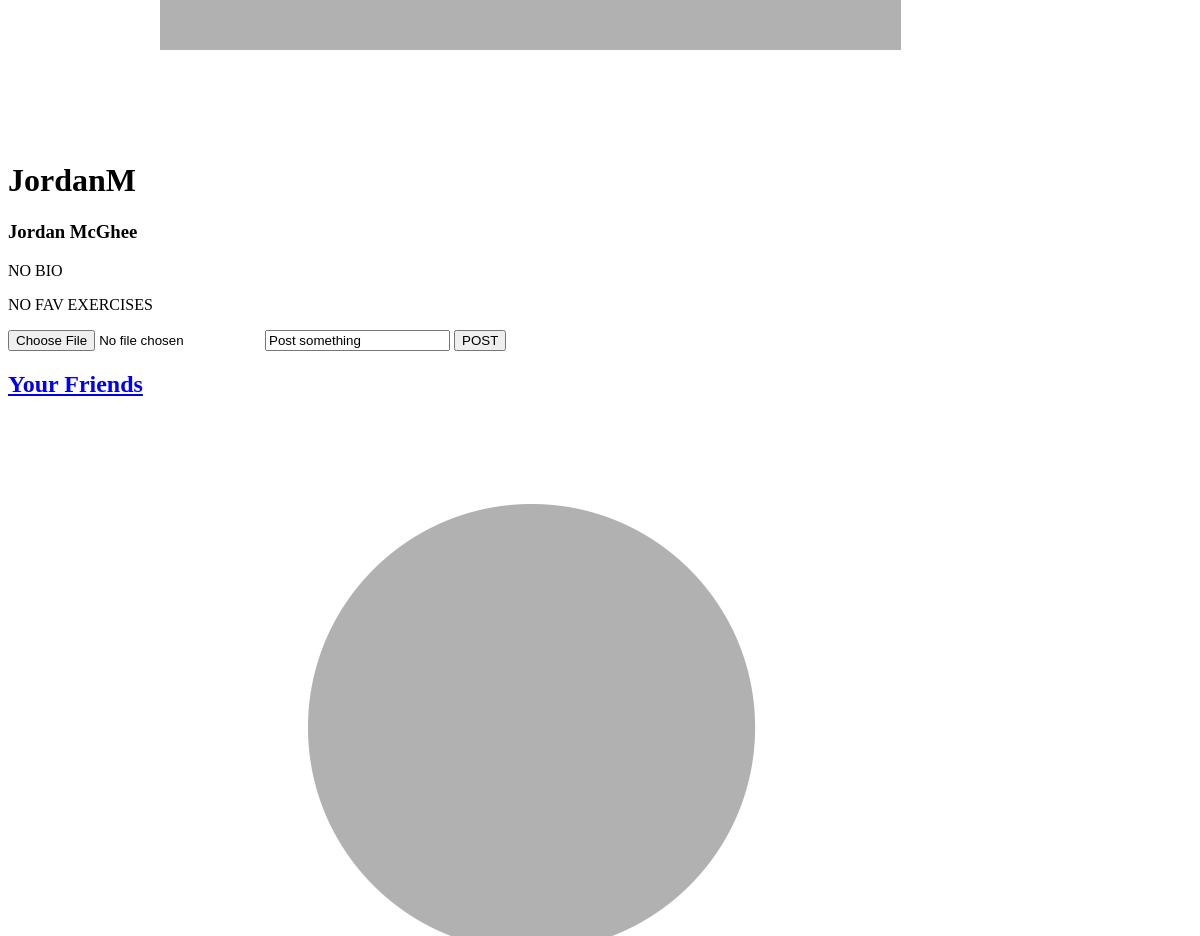
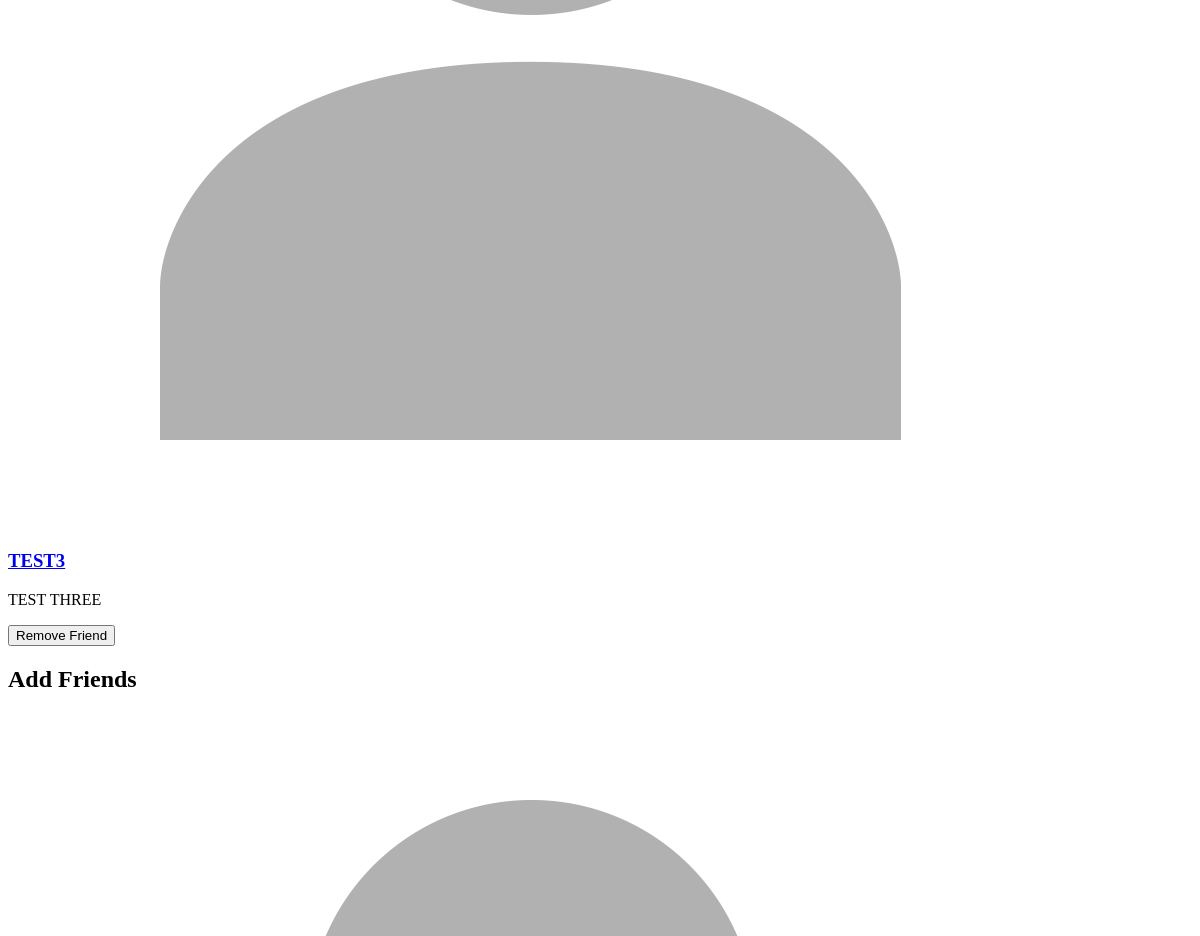
The app's page /swolemates/user/JordanM (signed in, middle part), older data (2 pictures, top to bottom).
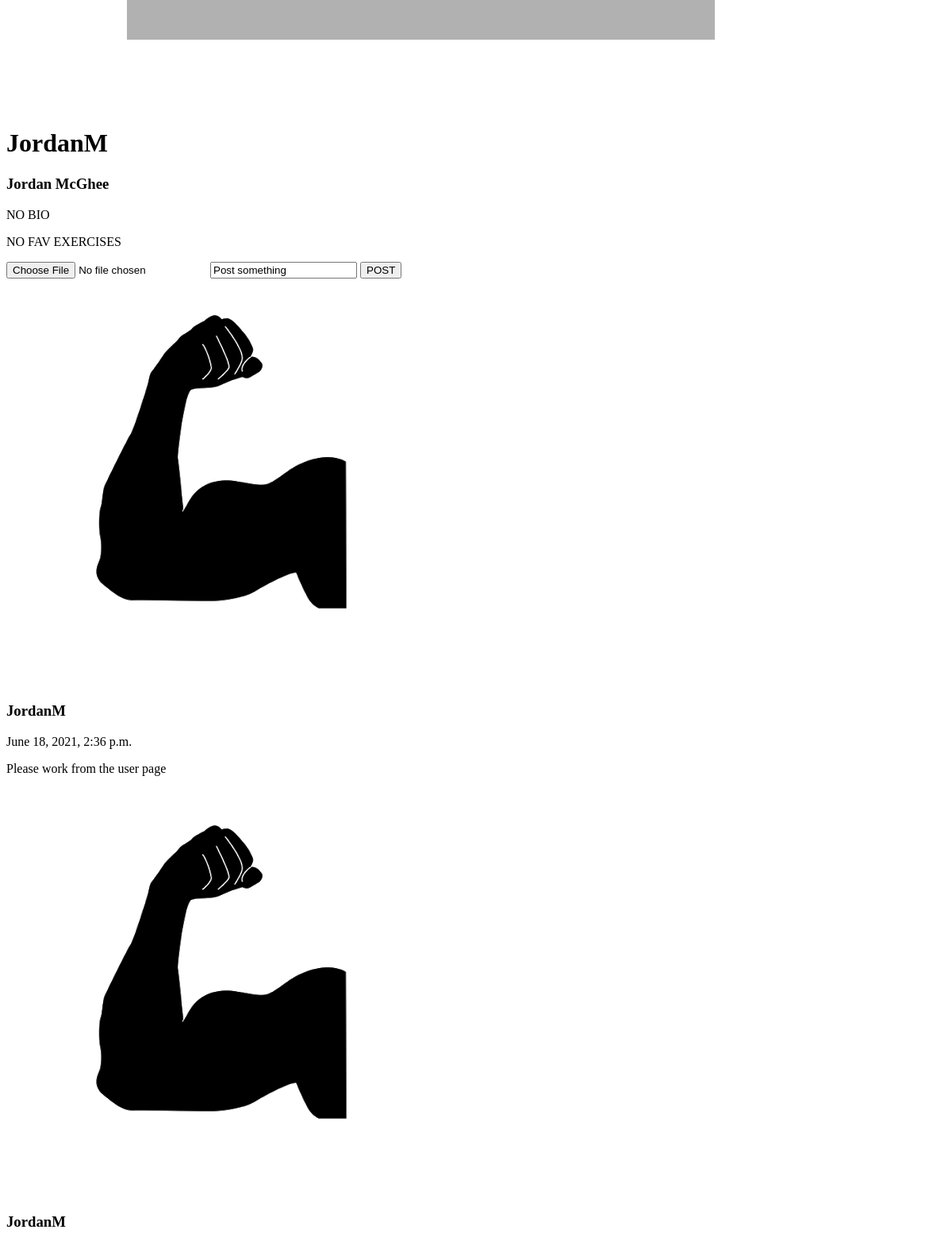
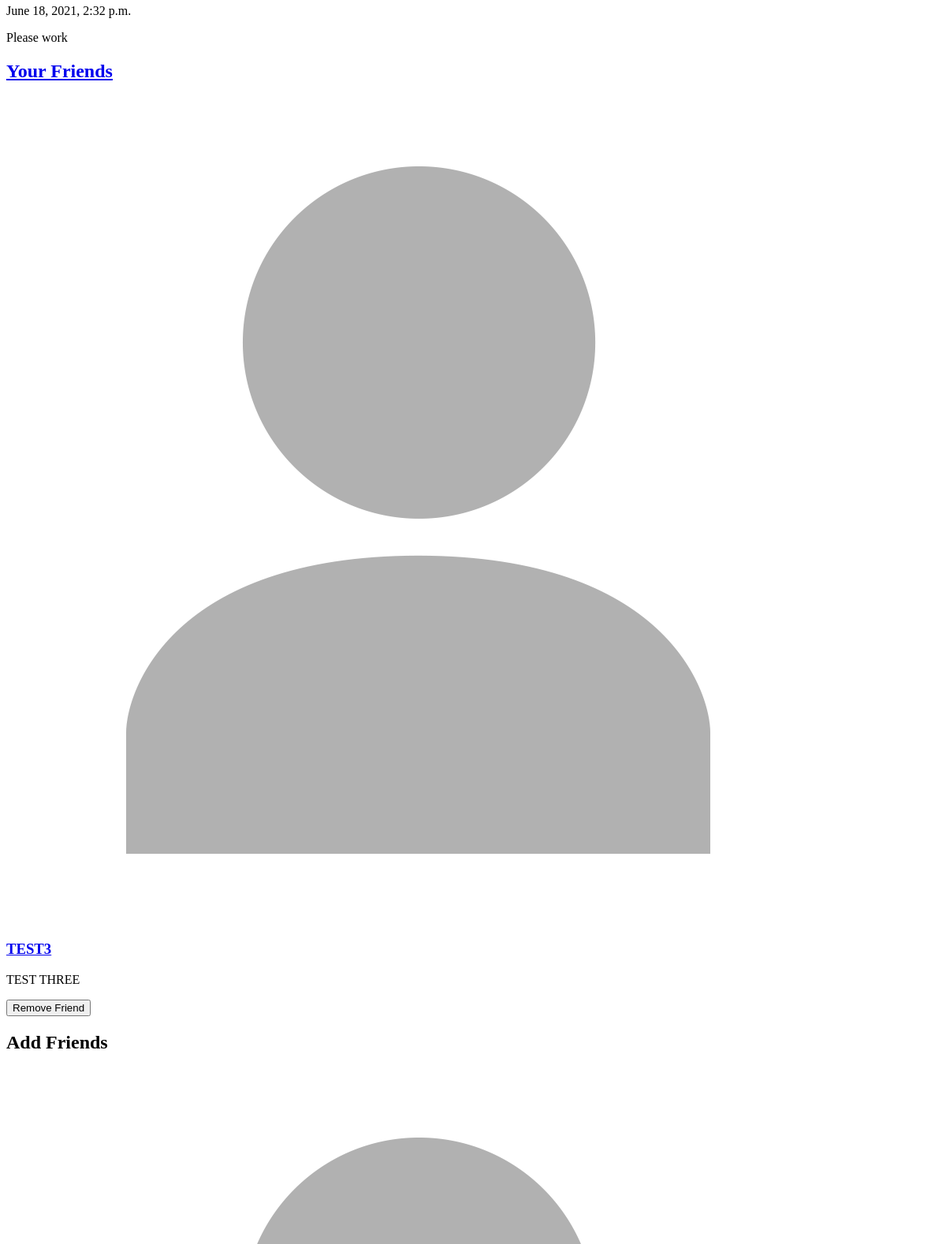
The same page, newer data (2 pictures, top to bottom).
### swolemates_app/models.py (models this page shows, shortened)
class User(models.Model):
    first_name = models.CharField(max_length = 50)
    last_name = models.CharField(max_length = 50)
    username = models.CharField(max_length=45, unique=True)
    email = models.EmailField(unique=True)
    password = models.CharField(max_length = 60)
    profile_photo = models.ImageField(default='default.png', upload_to = "images/")
    bio = models.TextField(blank=True, null=True)
    fav_exercises = models.TextField(blank=True, null=True)
    objects = UserManager()
    friends = models.ManyToManyField('self', blank=True)
    created_at = models.DateTimeField(auto_now_add=True)
    updated_at = models.DateTimeField(auto_now=True)
    def __str__(self):
        return self.username

class Post(models.Model):
    content = models.TextField()
    image = models.ImageField(null=True, blank=True, upload_to = "images/")
    posted_by = models.ForeignKey(User, related_name="posts", on_delete=models.CASCADE)
    liked_by = models.ManyToManyField(User, related_name="liked_posts", blank=True)
    objects = PostCommentManager()
    created_at = models.DateTimeField(auto_now_add=True)
    updated_at = models.DateTimeField(auto_now=True)

### swolemates_app/views.py (the view)
# urls.py: path('swolemates/user/<str:username>', views.profile),
def profile(request, username):
    user = User.objects.get(id=request.session['user_id'])
    profile = User.objects.get(username=username)
    user_sent_friend_requests = Friend_Request.objects.filter(sender = user)
    user_received_friend_requests = Friend_Request.objects.filter(receiver = user)
    user_sent_request_usernames = []
    user_sent_request_objects = []
    user_received_request_usernames = []
    user_received_request_objects = []
    for i in range(len(user_sent_friend_requests)):
        user_sent_request_usernames.append(user_sent_friend_requests[i].receiver)
        user_sent_request_objects.append(User.objects.get(username=user_sent_friend_requests[i].receiver))
    print(f"{user.username} has sent requests to the following users: {user_sent_request_usernames}")
    for i in range(len(user_received_friend_requests)):
        user_received_request_usernames.append(user_received_friend_requests[i].sender)
        user_received_request_objects.append(user_received_friend_requests[i].sender)
    print(f"{user.username} has received requests from the following users: {user_received_request_usernames}. Objects: {user_received_request_objects}")
    context = {
        "user": user,
        "profile": profile,
        "posts": profile.posts.all(),
        "user_friends": user.friends.all(),
        "profile_friends": profile.friends.all(),
        "all_others": User.objects.exclude(id=user.id),
        "profile_workouts": profile.workouts.all(),
        "user_friend_requests": user_received_request_objects,
        "user_sent_requests": user_sent_request_objects
    }
    return render(request, "profile.html", context)

### swolemates_app/templates/profile.html (shortened to what this page needs)
<!DOCTYPE html>
<html lang="en">
<head>
    {% load static %}
</head>
<body>
    <div id="profile_left">
        <img src='/media/images/{{profile.profile_photo}}' alt = "ur screwed">
        <h1>{{profile.username}}</h1>
        <h3>{{profile.first_name}} {{profile.last_name}}</h3>
        {% if profile.bio %}
            <p>{{profile.bio}}</p>
        {% else %}
            <p>NO BIO</p>
        {% endif %}
        {% if profile.fav_exercises %}
            <p>{{profile.fav_exercises}}</p>
        {% else %}
            <p>NO FAV EXERCISES</p>
        {% endif %}
    </div>
    <div id="profile_main">
        {% if user == profile %}
            <div id="make_post">
                <form action="{{user.username}}/profile_post_create" method="POST" enctype="multipart/form-data">
                    <input type="file" name="image">
                    <input type="text" value="Post something" name="content">
                    <input type="submit" value="POST">
                </form>
            </div>
        {% endif %}
        <div id="post_wrapper">
            {% for post in posts reversed %}
                <div class="post">
                    <img src="/media/{{post.image}}" alt="{{post.posted_by}} image">
                    <h3>{{ post.posted_by }}</h3>
                    <p>{{ post.created_at }}</p>
                    <p>{{ post.content }}</p>
                </div>
            {% endfor %}
        </div>
    </div>
    <div id="profile_right">
        <div id="profile_friends_list">
            {% if profile_friends %}
                {% if user == profile %}
                    <h2><a href="/swolemates/user/{{user.username}}/friends">Your Friends</a></h2>
                    {% for friend in profile_friends %}
                        <div class="profile_friend_tile">
                            <img src="/media/images/{{friend.profile_photo}}" alt="{{friend.username}} profile pic">
                            <div class="tile_text">
                                <h3><a href="/swolemates/user/{{friend.username}}">{{ friend.username }}</a></h3>
                                <p>{{ friend.first_name }} {{ friend.last_name }}</p>
                                <form action="/swolemates/user/request/{{ friend.username }}/remove_friend" method="POST">
                                    <input type="submit" value="Remove Friend">
                                </form>
                            </div>
                        </div>
                    {% endfor %}
                        <h2>Add Friends</h2>
                        {% for person in all_others %}
                            {% if person not in profile_friends and person not in user_friend_requests and person not in user_sent_requests %}
                                <div class="profile_friend_tile">
                                    <img src="/media/images/{{person.profile_photo}}" alt="{{person.username}} profile pic">
                                </div>
                            {% endif %}
                        {% endfor %}
                {% endif %}
            {% endif %}
        </div>
    </div>
</body>
</html>

Row changes from the older to the newer data that the page shows:
added Post: image (picture), posted_by "JordanM", created_at "June 18, 2021, 2:36 p.m.", content "Please work from the user page"
added Post: image (picture), posted_by "JordanM", created_at "June 18, 2021, 2:32 p.m.", content "Please work"
